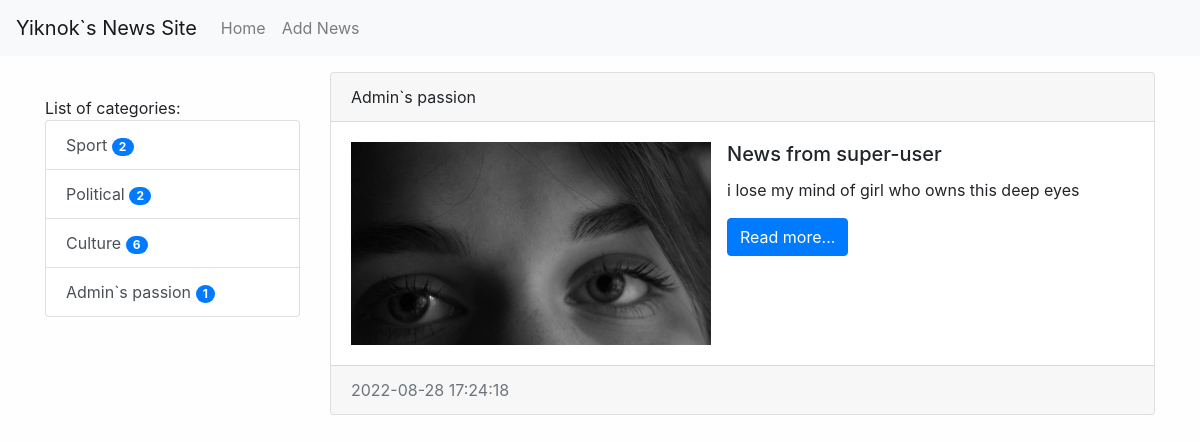
The app's page /category/4/ with its own data.
### news/models.py (models this page shows, shortened)
class Category(models.Model):
    title = models.CharField(max_length=150, db_index=True, verbose_name='Category title')
    def get_absolute_url(self):
        return reverse('category',kwargs={'category_id':self.pk})
    def __str__(self):
        return self.title
    class Meta:
        verbose_name = 'Category'
        verbose_name_plural = 'Categories'
        ordering = ['title']

class News(models.Model):
    title = models.CharField(max_length=150, verbose_name='News Title')
    content = models.TextField(blank=True, verbose_name='News Content')
    created_at = models.DateTimeField(auto_now_add=True, verbose_name='Created At:')
    updated_at = models.DateTimeField(auto_now=True, verbose_name='Last Update:')
    photo = models.ImageField(upload_to='photos/%Y/%m/%d', blank=True, verbose_name='Photo')
    is_published=models.BooleanField(default=True,verbose_name='Published')
    category = models.ForeignKey('Category', on_delete=models.PROTECT, verbose_name='News Category')
    views = models.IntegerField(default=0)
    def get_absolute_url(self):
        return reverse('view_news',kwargs={'pk':self.pk})
    class Meta:
        verbose_name = 'News'
        verbose_name_plural = 'News'
        ordering = ['-created_at']

### news/views.py (the view)
# urls.py: path('category/<int:category_id>/', CategoryNews.as_view(), name='category'),
class CategoryNews(ListView):
    model = News
    template_name = 'news/class_category.html'
    context_object_name = 'news'
    allow_empty = False
    def get_context_data(self, *, object_list=None, **kwargs):
        context = super().get_context_data(**kwargs)
        context['title'] = Category.objects.get(pk=self.kwargs['category_id'])
        return context
    def get_queryset(self):
        return News.objects.filter(category_id=self.kwargs['category_id'], is_published=True)

### news/templatetags/news_tags.py (called while the page is built)
@register.simple_tag()
def get_categories():
    return Category.objects.all()

@register.inclusion_tag('news/list_categories.html')
def show_categories(arg1, arg2):
    categories = Category.objects.annotate(cnt=Count('news')).filter(cnt__gt=0)
    return {'categories': categories, 'arg1': arg1, 'arg2': arg2}

### news/templates/news/class_category.html (shortened to what this page needs)
{%extends 'base.html'%}
{%block sidebar%}
{%include 'inc/_sidebar.html'%}
{%endblock%}
{%block content%}
{% for item in news%}
<div class="card mb-3">
    <div class="card-header">
        {{item.category.title}}
    </div>
    <div class="card-body">
        <div class="media">
            {%if item.photo%}
            <img src="{{item.photo.url}}" width="360" class="mr-3">
            {%else%}
            <img src="https://picsum.photos/id/1060/360/205?blur=2" class="mr-3">
            {%endif%}
            <div class="media-body">
                <h5 class="card-title">{{item.title}}</h5>
                <p class="card-text">{{item.content|truncatewords:30}}</p>
                <a href="{{item.get_absolute_url}}" class="btn btn-primary">Read more...</a>
            </div>
        </div>
    </div>
    <div class="card-footer text-muted">
        {{item.created_at | date:'Y-m-d H:i:s'}}
    </div>
</div>
{%endfor%}
{%endblock%}

### news/templates/news/list_categories.html
<div class="list-group">
    {{arg1}} {{arg2}}
    {%for item in categories%}
    <a href="{{item.get_absolute_url}}" class="list-group-item list-group-item-action">{{item.title}}     <span class="badge badge-primary badge-pill">{{item.cnt}}</span>
</a>
    {%endfor%}
</div>

### djangoPractice/static/css/style.css (style rules this page uses)
body { background-color : #fefefe; }

### records on screen
Category: title "Sport", cnt "2"
Category: title "Political", cnt "2"
Category: title "Culture", cnt "6"
Category: title "Admin`s passion", cnt "1"
News: category "Admin`s passion", photo (picture), title "News from super-user", content "i lose my mind of girl who owns this deep eyes", created_at "2022-08-28 17:24:18"

### other values on screen
{{ arg1 }} "List of"
{{ arg2 }} "categories:"
